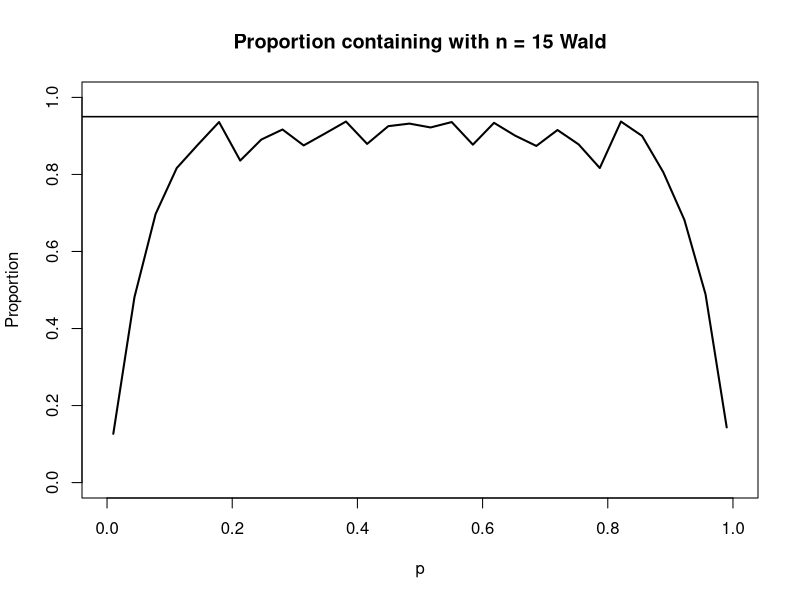
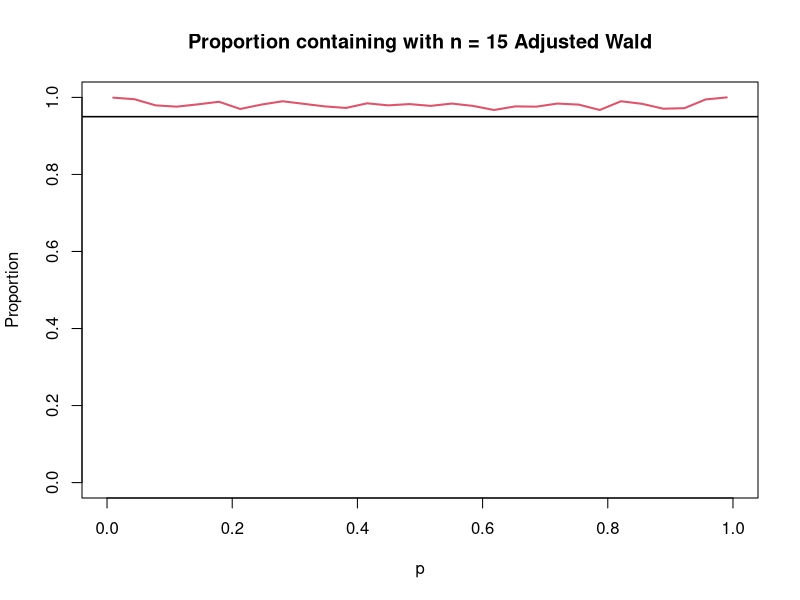
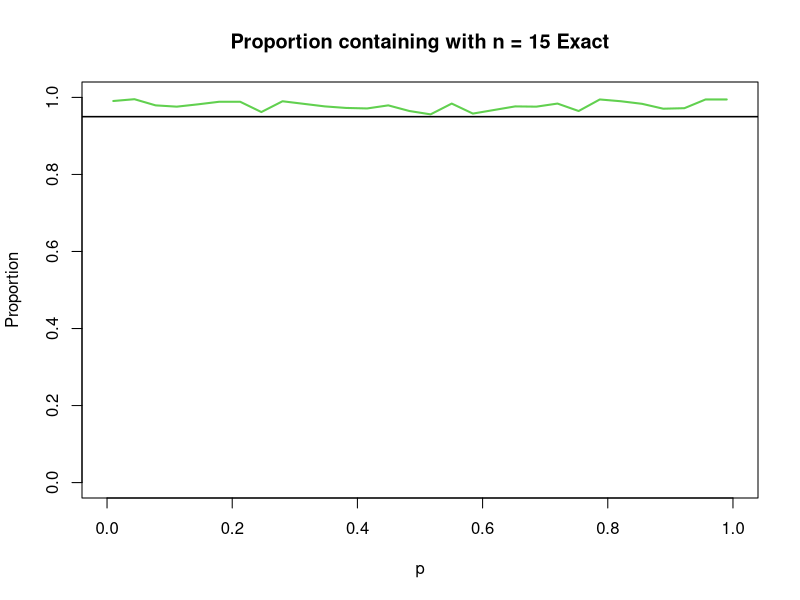
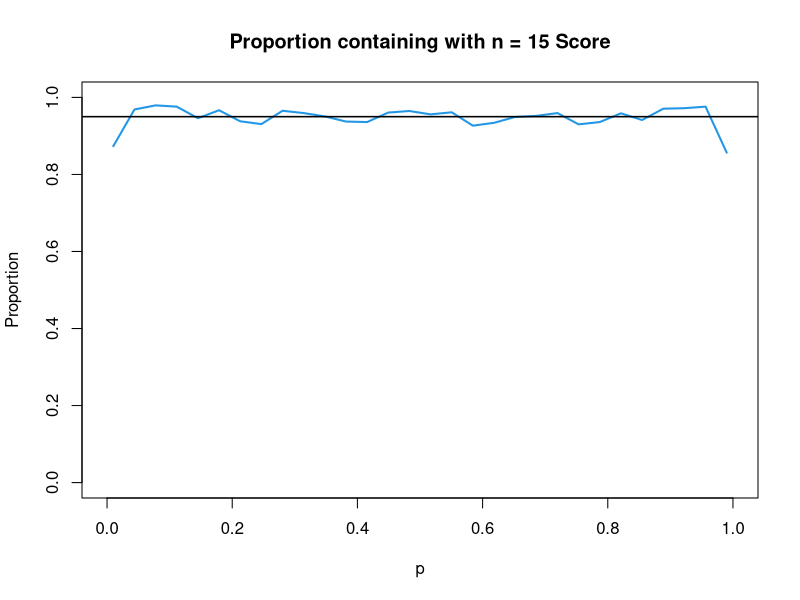
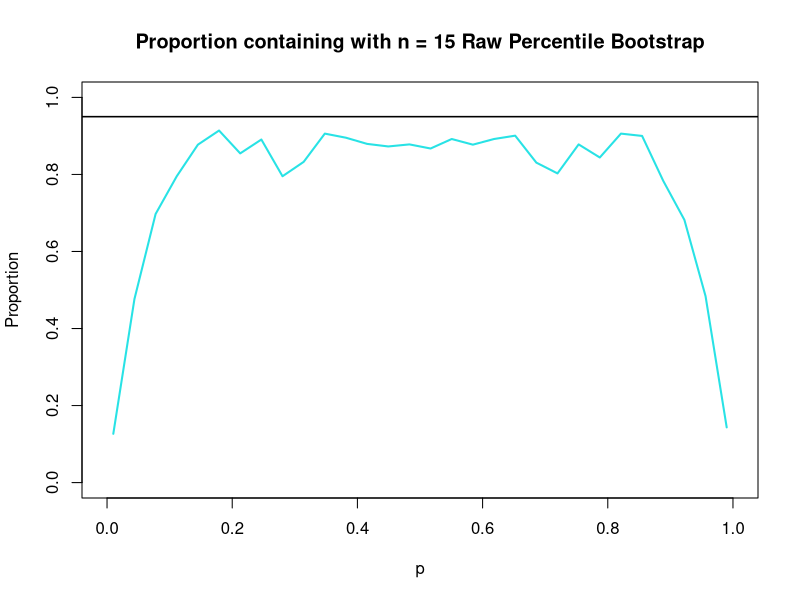
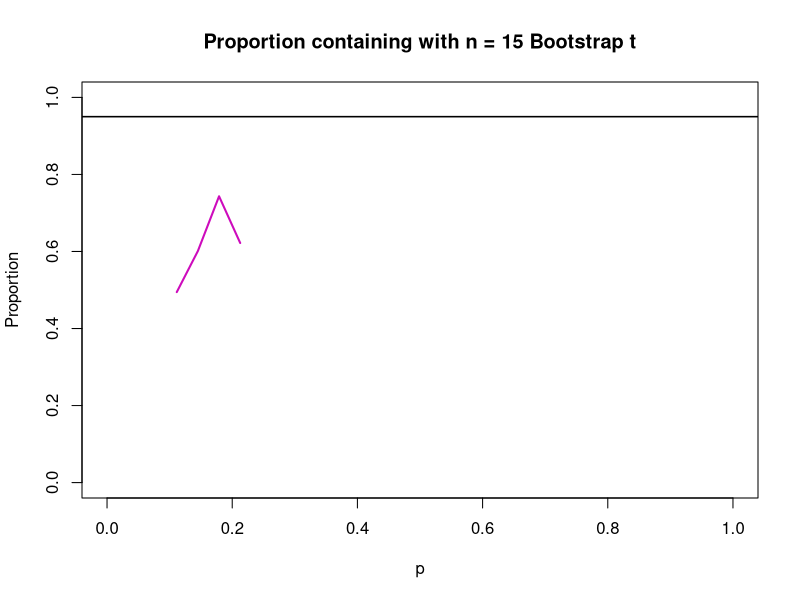
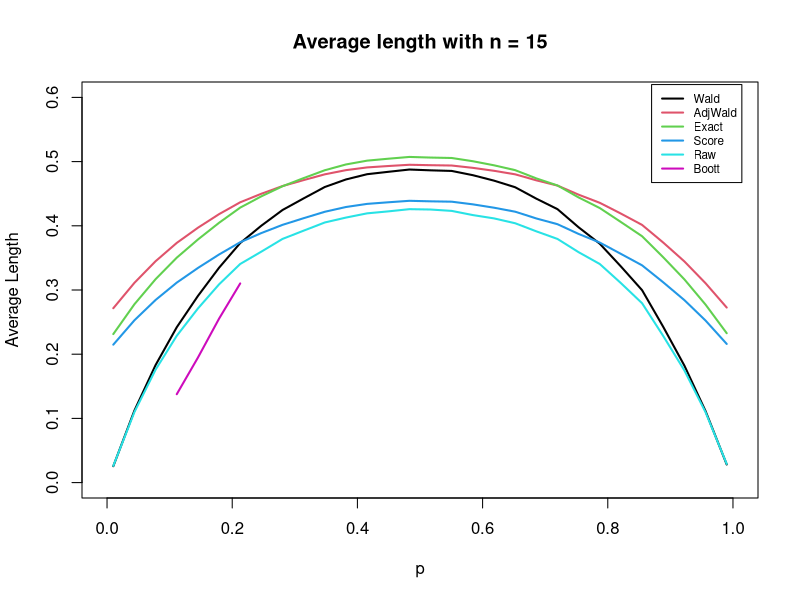
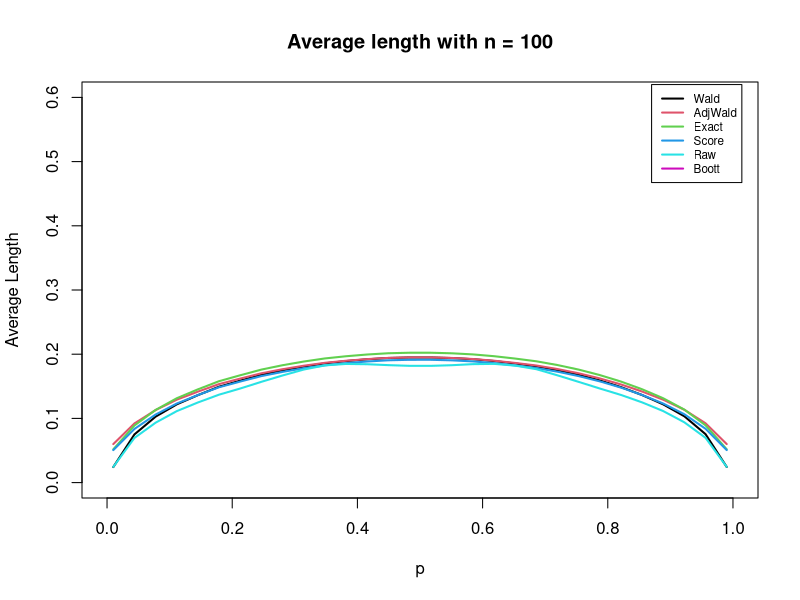

Generate these figures, in order, with R:
## ---- chunk 1
knitr::opts_chunk$set(echo = FALSE, warning = FALSE, message = FALSE, fig.pos = "H", out.extra = "")
options(scipen = 999)
## ---- chunk 2
# install.packages("tidyverse")
library(tidyverse)

# Initialize data
set.seed(999) # Allows us to reproduce results
p <- seq(from = .01, to = .99, length.out = 30) # Get values for p as combinations
n <- c(15, 100, 200) # Get values of n
combo <- expand.grid(p,n)
N <- 1500 # Set N to be the number of samples we want for each grouping

df <- data.frame()
temp <- data.frame()

for (i in n) {
  for (j in p) {
    temp <- data.frame(n = i, 
                       p = j, 
                       y_i = rbinom(N, size = i, prob = j)
                       )
    df <- rbind(df, temp)
  }
}

# This code just double checks to make sure we got 1500 values from each combination -- ALL should say 1500 for count
# df %>%
#   group_by(n, p) %>%
#   summarize(count = n())

# Show the first observations and save as a tibble
df <- df %>%
  mutate(p_hat = y_i / n)
head(df)

# Now show last observations
tail(df)
## ---- chunk 3
# Get Wald Interval calculations for each n and p
expected_wald_ci <- df %>%
  mutate(
    alpha = .05,
    lower_ci = ifelse(p_hat - qnorm(1 - (alpha / 2)) * sqrt((p_hat * (1 - p_hat)) / n) < 0, 0, p_hat - qnorm(1 - (alpha / 2)) * sqrt((p_hat * (1 - p_hat)) / n)),
    upper_ci = ifelse(p_hat + qnorm(1 - (alpha / 2)) * sqrt((p_hat * (1 - p_hat)) / n) > 1, 1, p_hat + qnorm(1 - (alpha / 2)) * sqrt((p_hat * (1 - p_hat)) / n))
  ) %>%
  dplyr::select(-alpha)

# Make function to get transform our variables to see how well the CIs do
updateDF <- function(df) {
  df %>%
    mutate(count = ifelse((p < upper_ci) & (p > lower_ci), 1, 0),
           count_under = ifelse(p <= lower_ci, 1, 0),
           count_over = ifelse(p >= upper_ci, 1, 0)
           )
}

# Make function to get final df to use for analysis
final_summary <- function(data) {
  data %>%
    group_by(n, p) %>%
    summarize(prop = mean(count),
              num_under = mean(count_under),
              num_over = mean(count_over),
              int_length = mean(upper_ci - lower_ci)
              )
}

# Merge our data with df and expected_wald_ci to get all the information together
df_wald <- updateDF(df = expected_wald_ci)

# Make table that stores the values of proportion of contained in interval
df_wald_proportion <- final_summary(df_wald)
## ---- chunk 4
# Function for Adj Wald Interval
expected_adj_wald_ci <- df %>%
  mutate(
    alpha = .05,
    p_hat2 = (y_i + 2) / (n + 4), # Get value of p from this approach
    lower_ci = ifelse(p_hat2 - qnorm(1 - (alpha / 2)) * sqrt((p_hat2 * (1 - p_hat2)) / n) < 0, 
                      0, 
                      p_hat2 - qnorm(1 - (alpha / 2)) * sqrt((p_hat2 * (1 - p_hat2)) / n)),
    upper_ci = ifelse(p_hat2 + qnorm(1 - (alpha / 2)) * sqrt((p_hat2 * (1 - p_hat2)) / n) > 1, 
                      1, 
                      p_hat2 + qnorm(1 - (alpha / 2)) * sqrt((p_hat2 * (1 - p_hat2)) / n))
  ) %>%
  dplyr::select(- c(alpha, p_hat2))

# Merge our data with df and expected_adj_wald_ci to get all the information together
df_adj_wald <- updateDF(expected_adj_wald_ci)

# Make table that stores the values of proportion of contained in interval
df_adj_wald_proportion <- final_summary(df_adj_wald)
## ---- chunk 5
# Get Exact Interval calculations for each n and p
expected_exact_ci <- df %>%
  mutate(
    alpha = 0.05,
    lower_ci = ifelse(
      ((y_i == 0) | ((1 + ((n - y_i + 1) / (y_i * qf(1 - (alpha / 2), 2 * y_i, 2 * (n - y_i + 1), lower.tail = F)))) ** (-1) < 0)),
      0,
      (1 + ((n - y_i + 1) / (y_i * qf(1 - (alpha / 2), 2 * y_i, 2 * (n - y_i + 1), lower.tail = F)))) ** (-1)
    ),
    upper_ci = ifelse(
      ((y_i == n) | ((1 + ((n - y_i) / ((y_i + 1) * qf(alpha / 2, 2 * (y_i + 1), 2 * (n - y_i), lower.tail = F)))) ** (-1) > 1)),
      1,
      (1 + ((n - y_i) / ((y_i + 1) * qf(alpha / 2, 2 * (y_i + 1), 2 * (n - y_i), lower.tail = F)))) ** (-1)
    )
  ) %>%
  dplyr::select(-alpha)

# Merge our data with df and expected_exact_ci to get all the information together
df_exact <- updateDF(expected_exact_ci)

# Make table that stores the values of proportion of contained in interval
df_exact_proportion <- final_summary(df_exact)
## ---- chunk 6
# Function for Score Interval
expected_score_ci <- df %>%
  mutate(
    alpha = 0.05,
    z = qnorm(1 - (alpha / 2)), # z-score value
    left_side = p_hat + (z ** 2 / (2 * n)), # Estimate value before subtracting or adding
    right_side = z * sqrt(((p_hat * (1 - p_hat)) + (z ** 2 / (4 * n))) / n), # Everything in sqrt to add or subtract to original estimate
    denominator = 1 + (z ** 2 / n), # Divided by this value
    lower_ci = ifelse((left_side - right_side) / denominator < 0, 
                      0, 
                      (left_side - right_side) / denominator
                      ),
    upper_ci = ifelse((left_side + right_side) / denominator > 1,
                      1,
                      (left_side + right_side) / denominator
                      )
  ) %>%
  dplyr::select(-c(alpha, z, left_side, right_side, denominator)) # Remove what is not needed

# Merge our data with df and expected_score_ci to get all the information together
df_score <- updateDF(expected_score_ci)

# Make table that stores the values of proportion of contained in interval
df_score_proportion <- final_summary(df_score)
## ---- chunk 7
Raw_CI <- function(df, B = 200, alpha = 0.05) {
  raw <- apply(df, MARGIN = 1, FUN = function(combo) {
    set.seed(999)
    n <- combo['n']
    p <- combo['p']
    y_i <- combo['y_i']
    p_hat <- combo['p_hat']
    y_boot <- rbinom(B, size = n, prob = p_hat)
    p_hat_boot <- y_boot / n
    CI <- quantile(p_hat_boot, c(alpha/2, 1-(alpha/2)))
    names(CI) <- c('lower_ci', 'upper_ci')
    return(c(n, p, y_i, p_hat, CI))
    })
  df <- data.frame(n = raw[1,],
           p = raw[2,],
           y_i = raw[3,],
           p_hat = raw[4,],
           lower_ci = raw[5,],
           upper_ci = raw[6,])
}

raw <- Raw_CI(df)

df_raw <- updateDF(raw)

df_raw_proportion <- final_summary(df_raw)

## ---- chunk 8
Bootstrap_t_CI <- function(df, B = 200, alpha = 0.05) {
  boot_t <- apply(df, MARGIN = 1, FUN = function(combo) {
    set.seed(999)
    n <- combo['n']
    p <- combo['p']
    y_i <- combo['y_i']
    p_hat <- combo['p_hat']
    y_boot <- rbinom(B, size = n, prob = p_hat)
    p_hat_boot <- y_boot / n
    p_hat_boot <- p_hat_boot[((p_hat_boot != 0) & (p_hat_boot != 1))]
    t_star <- (p_hat_boot - p_hat) / sqrt((p_hat_boot*(1-p_hat_boot))/n)
    quantiles <- quantile(t_star, c(alpha/2, 1-(alpha/2)))
    names(quantiles) <- c('lower_q', 'upper_q')
    lower_ci <- ifelse(y_i == 0, 0, 
                       ifelse(y_i == 1, 1,
                              p_hat - quantiles['upper_q']*sd(p_hat_boot)))
    upper_ci <- ifelse(y_i == 0, 0, 
                       ifelse(y_i == 1, 1,
                              p_hat - quantiles['lower_q']*sd(p_hat_boot)))
    return(c(n, p, y_i, p_hat, lower_ci, upper_ci))
    })
  df <- data.frame(n = boot_t[1,],
             p = boot_t[2,],
             y_i = boot_t[3,],
             p_hat = boot_t[4,],
             lower_ci = boot_t[5,],
             upper_ci = boot_t[6,])
  }

bootstrap_t <- Bootstrap_t_CI(df[5000:10000,])

df_bootstrap_t <- updateDF(bootstrap_t)

(df_bootstrap_t_proportion <- final_summary(df_bootstrap_t))
## ---- chunk 9
results <- list("Wald" = df_wald_proportion, "Adjusted Wald" = df_adj_wald_proportion, 
                "Exact" = df_exact_proportion, "Score" = df_score_proportion, 
                "Raw Percentile Bootstrap" = df_raw_proportion, "Bootstrap t" = df_bootstrap_t_proportion)

for (i in 1:6) {
  df <- results[[i]]
  n_ <- 15
  df <- df %>% 
    filter(n == n_)
  plot(df$p, df$prop, col = i, type = "l", lwd = 2,
       ylim = c(0,1), xlim = c(0,1),
       ylab = "Proportion",
       xlab = "p",
       main = paste("Proportion containing with n =",n_,names(results)[i]))
  abline(h = 0.95,lwd = 1.5)
}
## ---- chunk 10
for (n_ in n) {
  plot(NA, ylim = c(0,0.6), xlim = c(0,1), 
     ylab = "Average Length", xlab = "p", main = paste("Average length with n =",n_))
  for (i in 1:6) {
    df <- results[[i]]
    df <- df %>% 
      filter(n == n_)
    lines(df$p, df$int_length, col = i, lwd = 2, add = TRUE)
  }
  legend(0.87, 0.62, legend = c("Wald","AdjWald","Exact","Score","Raw","Boott"), lty = 1, lwd = 2, col = 1:6, cex = 0.7)
}

